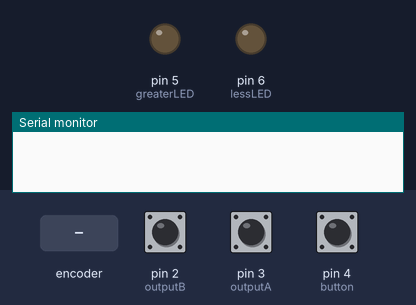
The sketch below on a simulated Arduino Uno, built with avr-gcc and run on an emulated ATmega328P. On the bench: output pins drawn as LEDs (lit = HIGH), the last lines printed to the serial monitor. Inputs (shaded band) come from the test bench; at power-on: pin 4 (button) LOW, pin 2 (outputB) HIGH, pin 3 (outputA) HIGH.

Above: at 1.2 s.
1.3 s: pin 4 (button) pulled HIGH for 0.15 s
At 1.6 s:
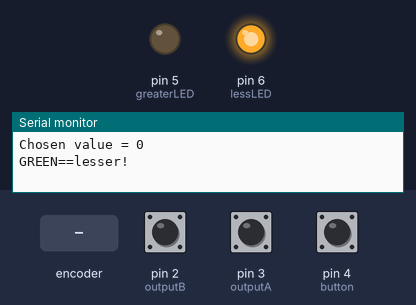
3.3 s: rotary encoder on pin 3 (outputA) / pin 2 (outputB) turned 1 step (first pin leading)
Timing chart, 0 to 6.3 s (numbered marks = the images above; inputs shaded):
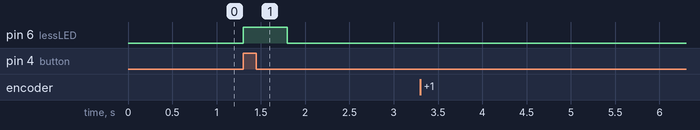

Measured:
- after the input at 1.3 s, pin 6 (lessLED): LOW → HIGH at once, → LOW 0.50 s later

The sketch:

Impulsator.ino
```cpp
/*
Zaimplementuj grę typu zgadnij liczbę od 0-99. Wprowadzanie danych powinno się odbywać za pomocą impulsatora
(inaczej enkodera, jest w zestawie), wybór ma być zatwierdzany przyciskiem. Informację o tym, czy szukana liczba
jest większa, czy mniejsza od wybranej ma być pokazana za pomocą diod LED. Obecnie wybrana liczba ma być wyświetlona
na wyświetlaczu 8-segmentowym przy pomocy układu drivera SCT2168. [3] Ładowanie danych do układu można zrealizować
programowo lub przy pomocy sprzętowego SPI. [1] Dodatkowe punkty za wersję używającą dwóch Arduino, komunikujących
się przez SPI: pierwsze ma pracować jako interfejs dla użytkownika jako SPI master, drugie jako slave ma losować
liczbę do zgadnięcia, odbierać zapytania z wybraną liczbą od mastera i odpowiadać (również po SPI) w jakiej relacji
jest wybrana liczba od liczby wylosowanej. [2]
*/

const int RIDDLE = 10;
const int outputA = 3;
const int outputB = 2;
const int button = 4;
const int greaterLED = 5;
const int lessLED = 6;


int counter = 0;
int aState;
int bState;
int buttonState;
int aLastState;
int lastChosen = -1;

void setup() {
  pinMode (outputA,INPUT);
  pinMode (outputB,INPUT);
  pinMode (button,INPUT);
  pinMode (greaterLED,OUTPUT);
  pinMode (lessLED,OUTPUT);

  Serial.begin (9600);
  // Reads the initial state of the outputA
  aLastState = digitalRead(outputA);
}

void loop() {
  buttonState = digitalRead(button);
  aState = digitalRead(outputA); // Reads the "current" state of the outputA
  bState = digitalRead(outputB);
  // If the previous and the current state of the outputA are different, that means a Pulse has occured
  if(buttonState == HIGH){
    if(lastChosen != counter){
      Serial.print("Chosen value = ");
      Serial.println(counter);
      lastChosen = counter;
      if(lastChosen == RIDDLE){
        Serial.println("You won!");
        digitalWrite(lessLED, HIGH);
        digitalWrite(greaterLED, HIGH);
        delay(1000);
        exit(0);
      }
      else if(lastChosen < RIDDLE){
        Serial.println("GREEN==lesser!");
        digitalWrite(lessLED, HIGH);
        delay(500);
        digitalWrite(lessLED, LOW);
      }
      else{
        Serial.println("RED==greater!");
        digitalWrite(greaterLED, HIGH);
        delay(500);
        digitalWrite(greaterLED, LOW);
      }
    }
  }


  if (aState != aLastState){
    // If the outputB state is different to the outputA state, that means the encoder is rotating clockwise
    if (bState != aState) {
      counter = (counter+1)%100;
    } else {
      counter = counter<=0 ? 99-(counter%100) : --counter;
    }
    Serial.print("Position(A, B, button, counter): ");
    Serial.print(aState);
    Serial.print(", ");
    Serial.print(bState);
    Serial.print(", ");
    Serial.print(buttonState);
    Serial.print(", ");
    Serial.println(counter);
  }
  aLastState = aState; // Updates the previous state of the outputA with the current state
  //delay(100);
}
```
